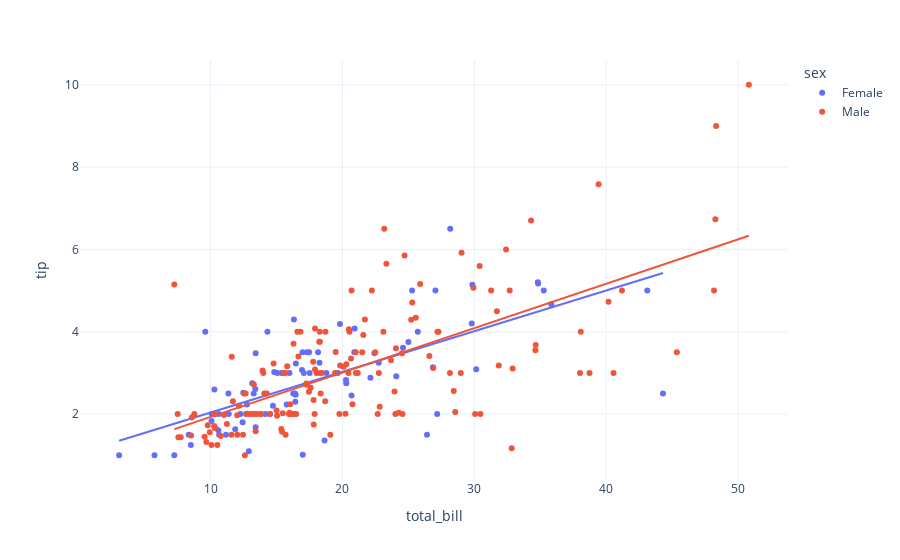

Notebook cell for this chart:
### Code cell
px.scatter(data,x='total_bill',y='tip',template='plotly_white',color='sex',trendline='ols')

### Figure 1 — Plotly figure (JSON) as saved in the notebook; plotly's stock layout.template omitted (floating-point values rounded to 4 significant figures; data arrays with more than 128 entries replaced by an {"elided": "..."} marker saying what was removed)
{"data": [{"hovertemplate": "sex=Female<br>total_bill=%{x}<br>tip=%{y}<extra></extra>", "legendgroup": "Female", "marker": {"color": "#636efa", "symbol": "circle"}, "mode": "markers", "name": "Female", "orientation": "v", "showlegend": true, "type": "scatter", "x": [16.99, 24.59, 35.26, 14.83, 10.33, 16.97, 20.29, 15.77, 19.65, 15.06, 20.69, 16.93, 10.29, 34.81, 26.41, 16.45, 3.07, 17.07, 26.86, 25.28, 14.73, 10.07, 34.83, 5.75, 16.32, 22.75, 11.35, 15.38, 44.3, 22.42, 20.92, 14.31, 7.25, 25.71, 17.31, 10.65, 12.43, 24.08, 13.42, 12.48, 29.8, 14.52, 11.38, 20.27, 11.17, 12.26, 18.26, 8.51, 10.33, 14.15, 13.16, 17.47, 27.05, 16.43, 8.35, 18.64, 11.87, 29.85, 25, 13.39, 16.21, 17.51, 10.59, 10.63, 9.6, 20.9, 18.15, 19.81, 43.11, 13, 12.74, 13, 16.4, 16.47, 12.76, 13.27, 28.17, 12.9, 30.14, 13.42, 15.98, 16.27, 10.09, 22.12, 35.83, 27.18, 18.78], "xaxis": "x", "y": [1.01, 3.61, 5, 3.02, 1.67, 3.5, 2.75, 2.23, 3, 3, 2.45, 3.07, 2.6, 5.2, 1.5, 2.47, 1, 3, 3.14, 5, 2.2, 1.83, 5.17, 1, 4.3, 3.25, 2.5, 3, 2.5, 3.48, 4.08, 4, 1, 4, 3.5, 1.5, 1.8, 2.92, 1.68, 2.52, 4.2, 2, 2, 2.83, 1.5, 2, 3.25, 1.25, 2, 2, 2.75, 3.5, 5, 2.3, 1.5, 1.36, 1.63, 5.14, 3.75, 2.61, 2, 3, 1.61, 2, 4, 3.5, 3.5, 4.19, 5, 2, 2.01, 2, 2.5, 3.23, 2.23, 2.5, 6.5, 1.1, 3.09, 3.48, 3, 2.5, 2, 2.88, 4.67, 2, 3], "yaxis": "y"}, {"hovertemplate": "<b>OLS trendline</b><br>tip = 0.0988779 * total_bill + 1.04802<br>R<sup>2</sup>=0.466488<br><br>sex=Female<br>total_bill=%{x}<br>tip=%{y} <b>(trend)</b><extra></extra>", "legendgroup": "Female", "marker": {"color": "#636efa", "symbol": "circle"}, "mode": "lines", "name": "Female", "showlegend": false, "type": "scatter", "x": [3.07, 5.75, 7.25, 8.35, 8.51, 9.6, 10.07, 10.09, 10.29, 10.33, 10.33, 10.59, 10.63, 10.65, 11.17, 11.35, 11.38, 11.87, 12.26, 12.43, 12.48, 12.74, 12.76, 12.9, 13, 13, 13.16, 13.27, 13.39, 13.42, 13.42, 14.15, 14.31, 14.52, 14.73, 14.83, 15.06, 15.38, 15.77, 15.98, 16.21, 16.27, 16.32, 16.4, 16.43, 16.45, 16.47, 16.93, 16.97, 16.99, 17.07, 17.31, 17.47, 17.51, 18.15, 18.26, 18.64, 18.78, 19.65, 19.81, 20.27, 20.29, 20.69, 20.9, 20.92, 22.12, 22.42, 22.75, 24.08, 24.59, 25, 25.28, 25.71, 26.41, 26.86, 27.05, 27.18, 28.17, 29.8, 29.85, 30.14, 34.81, 34.83, 35.26, 35.83, 43.11, 44.3], "xaxis": "x", "y": [1.352, 1.617, 1.765, 1.874, 1.889, 1.997, 2.044, 2.046, 2.065, 2.069, 2.069, 2.095, 2.099, 2.101, 2.152, 2.17, 2.173, 2.222, 2.26, 2.277, 2.282, 2.308, 2.31, 2.324, 2.333, 2.333, 2.349, 2.36, 2.372, 2.375, 2.375, 2.447, 2.463, 2.484, 2.504, 2.514, 2.537, 2.569, 2.607, 2.628, 2.651, 2.657, 2.662, 2.67, 2.673, 2.675, 2.677, 2.722, 2.726, 2.728, 2.736, 2.76, 2.775, 2.779, 2.843, 2.854, 2.891, 2.905, 2.991, 3.007, 3.052, 3.054, 3.094, 3.115, 3.117, 3.235, 3.265, 3.297, 3.429, 3.479, 3.52, 3.548, 3.59, 3.659, 3.704, 3.723, 3.736, 3.833, 3.995, 4.0, 4.028, 4.49, 4.492, 4.534, 4.591, 5.311, 5.428], "yaxis": "y"}, {"hovertemplate": "sex=Male<br>total_bill=%{x}<br>tip=%{y}<extra></extra>", "legendgroup": "Male", "marker": {"color": "#EF553B", "symbol": "circle"}, "mode": "markers", "name": "Male", "orientation": "v", "showlegend": true, "type": "scatter", "x": {"elided": "157 float values"}, "xaxis": "x", "y": {"elided": "157 float values"}, "yaxis": "y"}, {"hovertemplate": "<b>OLS trendline</b><br>tip = 0.107861 * total_bill + 0.852148<br>R<sup>2</sup>=0.448569<br><br>sex=Male<br>total_bill=%{x}<br>tip=%{y} <b>(trend)</b><extra></extra>", "legendgroup": "Male", "marker": {"color": "#EF553B", "symbol": "circle"}, "mode": "lines", "name": "Male", "showlegend": false, "type": "scatter", "x": {"elided": "157 float values"}, "xaxis": "x", "y": {"elided": "157 float values"}, "yaxis": "y"}], "layout": {"legend": {"title": {"text": "sex"}, "tracegroupgap": 0}, "margin": {"t": 60}, "xaxis": {"anchor": "y", "domain": [0, 1], "title": {"text": "total_bill"}}, "yaxis": {"anchor": "x", "domain": [0, 1], "title": {"text": "tip"}}}}
